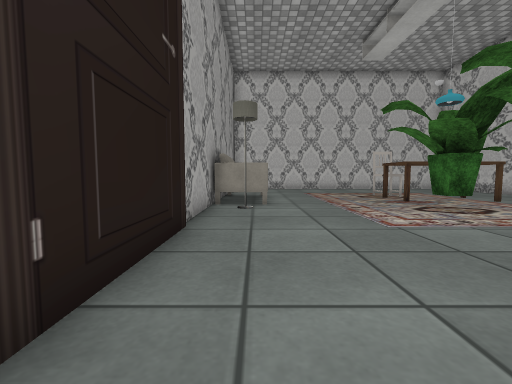
[1] (above)

12 first-person views from a walk through a 3-D level made in the Unity game engine. The camera is 0.51 m above the floor, tilts 4° down and sees 90° across. The floor is counted in squares, 0.5 m on a side. Each view is taken from the middle of a square. On the plan, view 1 faces up. The plan holds only what a view shows up to about 11 squares ahead; the rest is blank. The player character is not drawn. Some surface patterns are stand-ins.

[2]
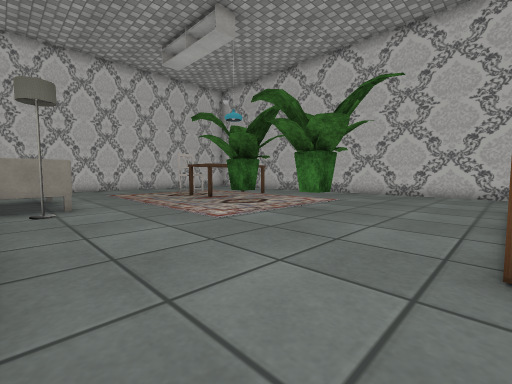

[3]
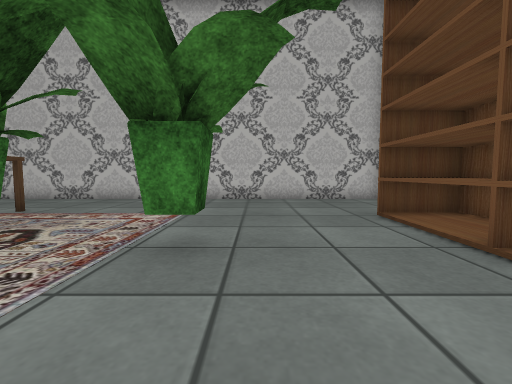

[4]
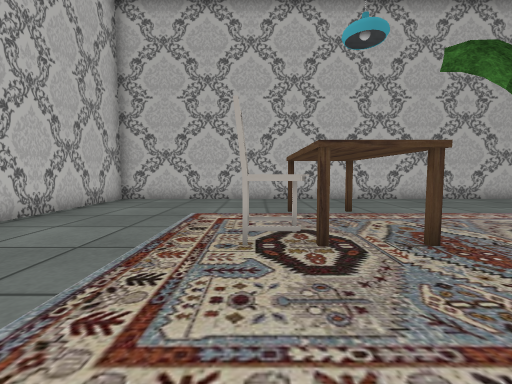

[5]
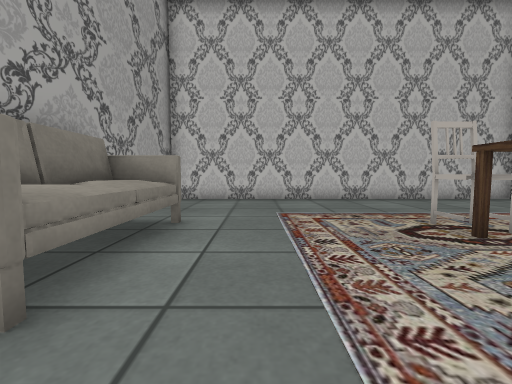

[6]
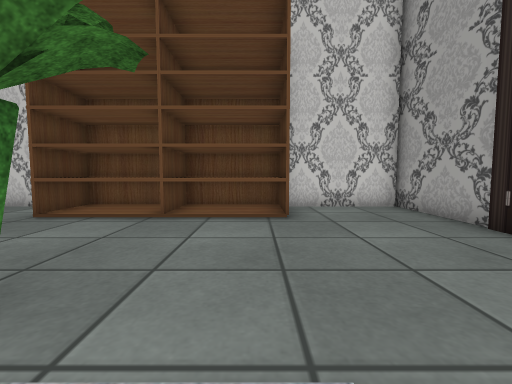

[7]
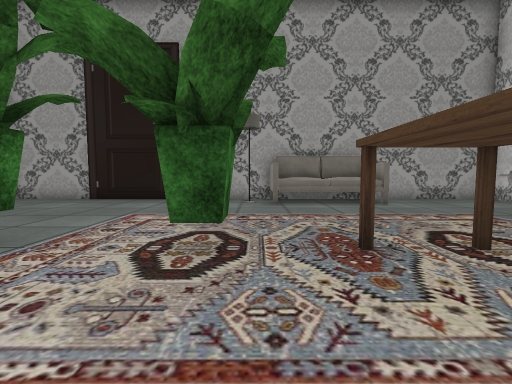

[8]
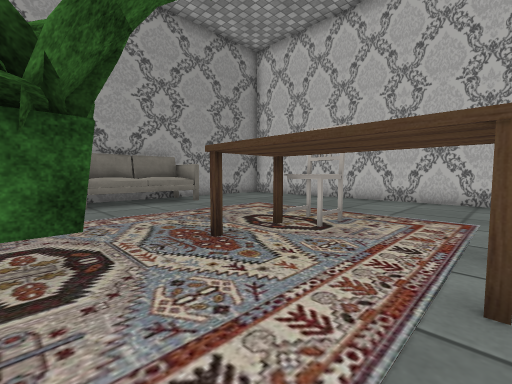

[9]
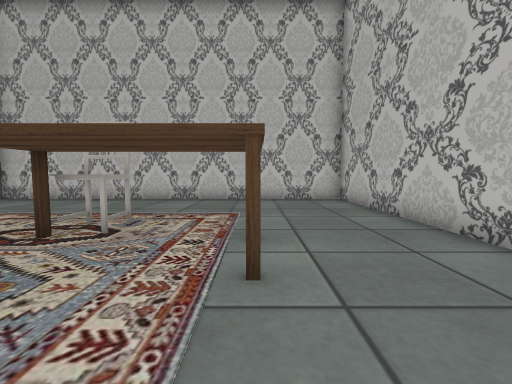

[10]
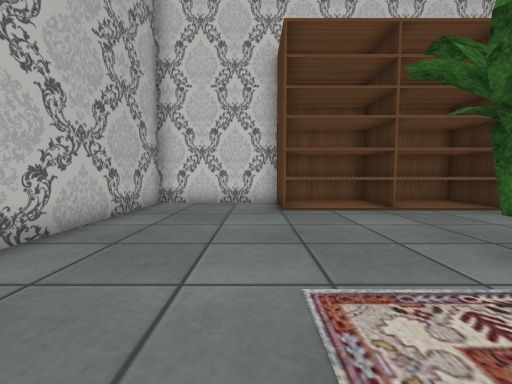

[11]
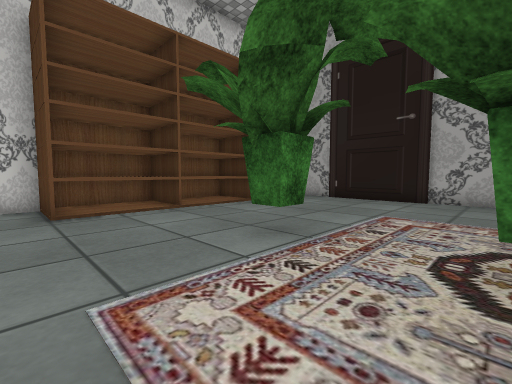

[12]
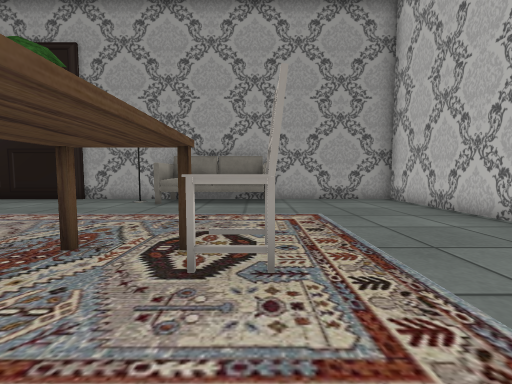

### Floor plan
Key: @ floor where view 1 was taken; # wall or solid block; . floor; P plant; O other object.
Columns run from 2 left of view 1 to 13 right of it. Each row starts with its distance up from view 1.
 18 ################
 17 #..............#
 16 #..............#
 15 #..............#
 14 #..............#
 13 #..............#
 12 #OO.....O......#
 11  OO.....OOOO...#
 10  OO.....OOOO...#
  9 #OO.....OOOO...#
  8 #.O............#
  7 #.......P......#
  6 #..............#
  5 ##.............#
  4  #.....PP......#
  3  #.............#
  2 ##.............#
  1 #..............#
  0 #.@.OOOOOOO....#
 -1 #...OOOOOOO....#
 -2 #####OOOOO######

Positions as (right, up) in squares from view 1, and headings:
1: (0, 0), facing up
2: (-1, 0), facing up-right
3: (2, 3), facing right
4: (2, 12), facing right
5: (2, 7), facing up
6: (3, 6), facing down
7: (9, 8), facing left
8: (9, 7), facing up-left
9: (9, 7), facing up
10: (9, 7), facing down
11: (9, 7), facing down-left
12: (9, 12), facing left
